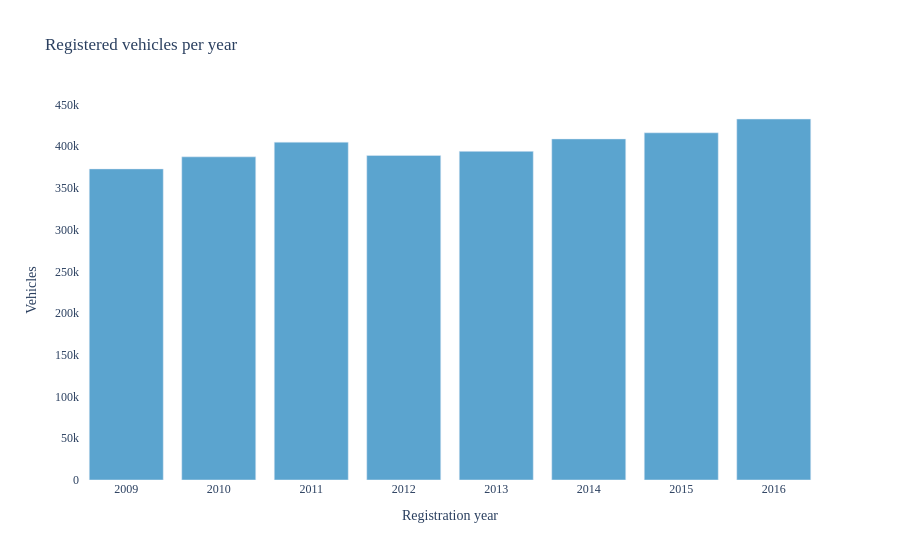

The code cell stored with this chart in its notebook:
### Markdown cell above
### Load registrations

KBA table: vehicle ID, municipality, registration date. Popularity uses the
date (year). Municipality is not required for the series ranking.

### Code cell
# load KBA registrations: vehicle ID, municipality, registration date
zul = read_semicolon_csv(zul_path, usecols=["IDNummer", "Gemeinden", "Zulassung"])
print(zul.dtypes)
print(f"rows={len(zul):,}  duplicate IDs={zul['IDNummer'].duplicated().sum()}  missing={zul.isna().sum().to_dict()}")

# extract registration year for the trend analysis
zul["Zulassung"] = pd.to_datetime(zul["Zulassung"], errors="coerce")
zul["year"] = zul["Zulassung"].dt.year.astype("Int64")
print("registration years:", sorted(zul["year"].dropna().unique().tolist()))
print("dates with parse problems:", int(zul["year"].isna().sum()))

# plot registrations per year
year_counts = zul["year"].value_counts().sort_index()
fig = px.bar(
    x=year_counts.index.astype(int),
    y=year_counts.values,
    title="Registered vehicles per year",
    labels={"x": "Registration year", "y": "Vehicles"},
    color_discrete_sequence=["#5BA4CF"],
)
fig.update_layout(font_family="Source Sans Pro", plot_bgcolor="white", paper_bgcolor="white")
fig.show()
zul.head()

### Figure 1 — Plotly figure (JSON) as saved in the notebook; plotly's stock layout.template omitted (floating-point values rounded to 4 significant figures)
{"data": [{"hovertemplate": "Registration year=%{x}<br>Vehicles=%{y}<extra></extra>", "legendgroup": "", "marker": {"color": "#5BA4CF", "pattern": {"shape": ""}}, "name": "", "orientation": "v", "showlegend": false, "textposition": "auto", "type": "bar", "x": [2009, 2010, 2011, 2012, 2013, 2014, 2015, 2016], "xaxis": "x", "y": [372690, 387148, 404746, 388828, 393700, 408596, 415936, 432460], "yaxis": "y"}], "layout": {"barmode": "relative", "font": {"family": "Source Sans Pro"}, "legend": {"tracegroupgap": 0}, "paper_bgcolor": "white", "plot_bgcolor": "white", "title": {"text": "Registered vehicles per year"}, "xaxis": {"anchor": "y", "domain": [0, 1], "title": {"text": "Registration year"}}, "yaxis": {"anchor": "x", "domain": [0, 1], "title": {"text": "Vehicles"}}}}
